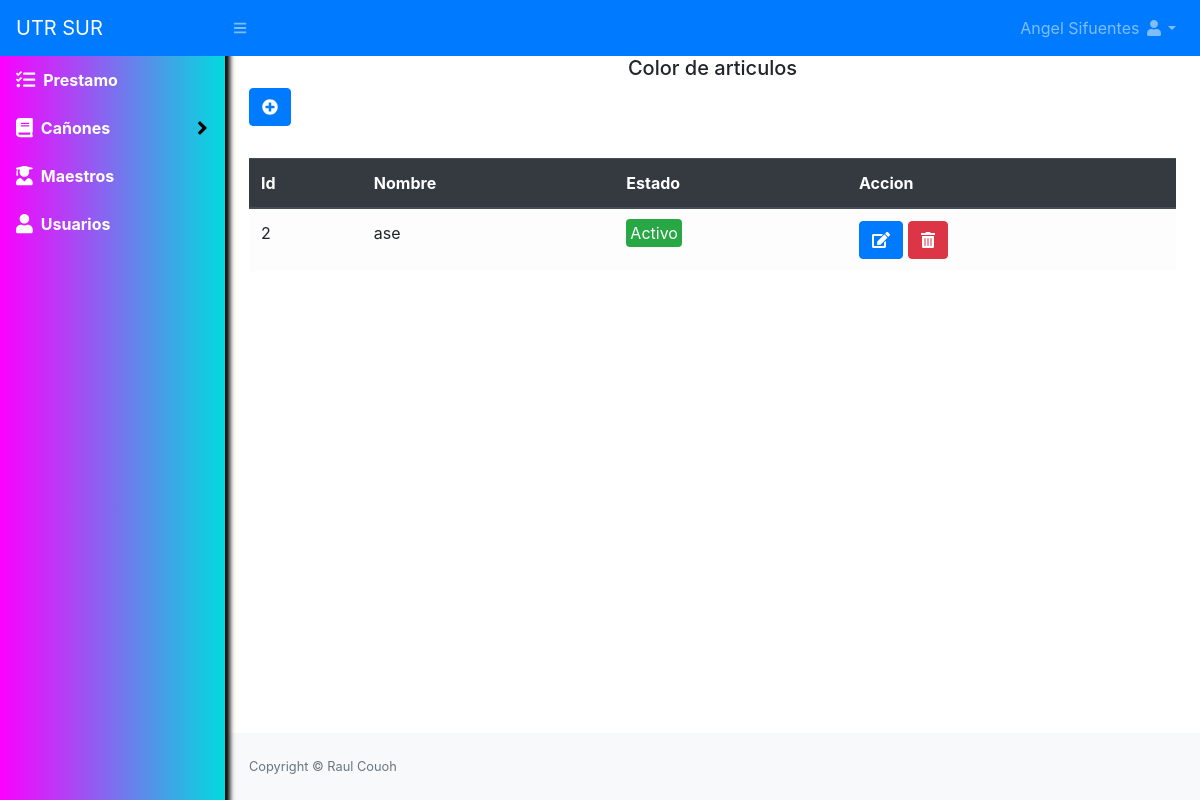
Page /materia (signed in) on the committed database.
### tables this page shows
CREATE TABLE `materia` (
  `id` int(11) PRIMARY KEY NOT NULL,
  `materia` text NOT NULL,
  `estado` int(11) NOT NULL DEFAULT 1
);

### Libraries/Core/Views.php (called while the page is built)
<?php
class Views{
    function getView($controller, $view, $data="", $alert="", $config = "", $cliente = "")
    {
        $controller = get_class($controller);
        if ($controller == "Home") {
            $view = "Views/".$view.".php";
        }else{
            $view = "Views/" . $controller . "/" . $view . ".php";
        }
        require_once($view);
    }
}
?>

### Controller/Materia.php (called while the page is built, shortened)
<?php
class Materia extends Controllers
{
    public function materia()
    {
        $data = $this->model->selectMateria();
        $this->views->getView($this, "listar", $data);
    }
}
?>

### index.php (called while the page is built, shortened)
<?php
require_once("Helpers/Helpers.php");
require_once("Libraries/Core/Load.php");
?>

### Libraries/Core/Mysql.php (called while the page is built, shortened)
<?php
class Mysql extends Conexion{
    private $conexion;
    function __construct()
    {
        $this->conexion = new Conexion();
        $this->conexion = $this->conexion->conect();
    }
    public function select_all(string $query){
        $this->strquery = $query;
        $result = $this->conexion->prepare($this->strquery);
        $result->execute();
        $data = $result->fetchall(PDO::FETCH_ASSOC);
        return $data;
    }
}
?>

### Libraries/Core/Conexion.php (called while the page is built)
<?php
class Conexion{
    private $conect;
    public function __construct()
    {
      $conexion = "mysql:host=".HOST.";dbname=".BD.";.CHARSET.";
      try {
          $this->conect = new PDO($conexion, DB_USER, PASS);
          $this->conect->setAttribute(PDO::ATTR_ERRMODE, PDO::ERRMODE_EXCEPTION);
      } catch (PDOException $e) {
          $this->conect = "Error en la conexion";
          echo "Error: " . $e->getMessage();
      }
    }
    public function conect()
    {
        return $this->conect;
    }
}
?>

### Models/MateriaModel.php (called while the page is built, shortened)
<?php
class MateriaModel extends Mysql{
    public function selectMateria()
    {
        $sql = "SELECT * FROM materia";
        $res = $this->select_all($sql);
        return $res;
    }
}
?>

### Helpers/Helpers.php (called while the page is built, shortened)
<?php
function base_url()
{
    return BASE_URL;
}
?>

### Views/materia/listar.php (the view, shortened to what this page needs)
<div id="layoutSidenav_content">
    <main>
        <div class="container-fluid">
            <h5 class="text-center">Color de articulos</h5>
            <div class="row">
                <div class="col-lg-12">
                    <button class="btn btn-primary mb-2" type="button" data-toggle="modal" data-target="#nuevoMateria"><i class="fas fa-plus-circle"></i></button>
                    <div class="table-responsive">
                        <table class="table table-light mt-4" id="table">
                            <thead class="thead-dark">
                                <tr>
                                    <th>Id</th>
                                    <th>Nombre</th>
                                    <th>Estado</th>
                                    <th>Accion</th>
                                </tr>
                            </thead>
                            <tbody>
                                <?php foreach ($data as $materia) {
                                    if ($materia['estado'] == 1) {
                                        $estado = '<span class="badge-success p-1 rounded">Activo</span>';
                                    } else {
                                        $estado = '<span class="badge-danger p-1 rounded">Inactivo</span>';
                                    }
                                ?>
                                    <tr>
                                        <td><?php echo $materia['id']; ?></td>
                                        <td><?php echo $materia['materia']; ?></td>
                                        <td><?php echo $estado; ?></td>
                                        <td>
                                            <a class="btn btn-primary" href="<?php echo base_url() ?>materia/editar?id=<?php echo $materia['id'] ?>"><i class="fas fa-edit"></i></a>
                                            <?php if ($materia['estado'] == 1) { ?>
                                                <form method="post" action="<?php echo base_url() ?>materia/eliminar" class="d-inline eliminar">
                                                    <button class="btn btn-danger" type="submit"><i class="fas fa-trash-alt"></i></button>
                                                </form>
                                            <?php } ?>
                                        </td>
                                    </tr>
                                <?php } ?>
                            </tbody>
                        </table>
                    </div>
                </div>
            </div>
        </div>
    </main>

### rows in the picture
materia: id "2", materia "ase", estado "Activo"

### other values in the picture
$_SESSION['nombre'] "Angel Sifuentes"
